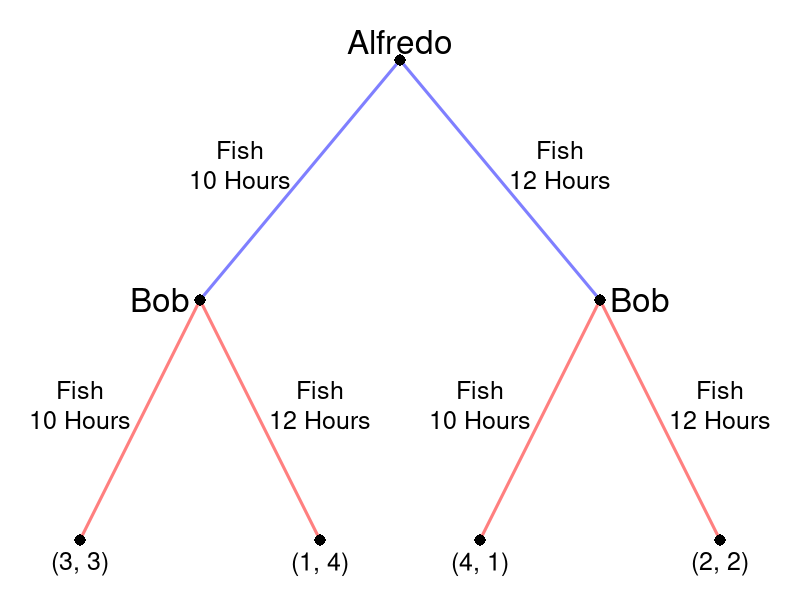

Source code (R):
require(shape)
pdf(file = "people/sequential_fishermen.pdf", width = 9, height = 7)

#Set parameters for graphics
axislabelsize <- 1.5
labelsize <- 2
actionlabelsize <- 1.5
graphlinewidth <- 3
segmentlinewidth <- 2
nodesize <- 1.5

COL <- c("#7fc97f", "#beaed4", "#fdc086", "#ffff99", "#386cb0", "#f0027f", "#bf5b17", "#666666")
COLA <- c("#99d8c9","#66c2a4","#41ae76", "#238b45", "#005824")
COLB <- c("#4eb3d3", "#2b8cbe", "#0868ac","#084081")

par(mar =  c(0, 0, 0, 0))

xlims <- c(0, 10)
ylims <- c(0, 10)

npts <- 501 
x <- seq(xlims[1], xlims[2], length.out = npts)
y <- seq(ylims[1], ylims[2], length.out = npts) 

plot(0, 0, xlim = xlims, ylim = ylims, type = "n",
     xlab = expression(paste("")),
     ylab = expression(paste("")), 
     xaxt = "n", 
     yaxt = "n", 
     cex.lab = axislabelsize, 
     bty = "n",
     xaxs="i", 
     yaxs="i")

ticksy <- seq(from = 0, to = ylims[2], by = 2)
ylabels <- seq(from = 0, to = ylims[2], by = 2)
ticksx <- seq(from = 0, to = xlims[2], by = 2)
xlabels <- seq(from = 0, to = xlims[2], by = 2)

#Branches for Alfredo
#Fish 10
segments(5, 9, 2.5, 5, lty = 1, col = rgb(0, 0, 1, 0.5), lwd = graphlinewidth)
#Fish 12
segments(5, 9, 7.5, 5, lty = 1, col = rgb(0, 0, 1, 0.5), lwd = graphlinewidth)

#Branches for Bob
#From Alfredo Fishing 10
#Bob fishes 10
segments(2.5, 5, 1, 1, lty = 1, col = rgb(1, 0, 0, 0.5), lwd = graphlinewidth)
#Bob fishes 12
segments(2.5, 5, 4, 1, lty = 1, col = rgb(1, 0, 0, 0.5), lwd = graphlinewidth)

#From Alfredo fishing 12
#Bob fishes 10
segments(7.5, 5, 6, 1, lty = 1, col = rgb(1, 0, 0, 0.5), lwd = graphlinewidth)


#Bob fishes 12
segments(7.5, 5, 9, 1, lty = 1, col = rgb(1, 0, 0, 0.5), lwd = graphlinewidth)

#Initial node
points(5, 9, pch = 16, col = "black", cex = nodesize)

#P1 Nodes
points(2.5, 5, pch = 16, col = "black", cex = nodesize)
points(7.5, 5, pch = 16, col = "black", cex = nodesize)

#P2 Terminal Nodes
points(1, 1, pch = 16, col = "black", cex = nodesize)
points(4, 1, pch = 16, col = "black", cex = nodesize)
points(6, 1, pch = 16, col = "black", cex = nodesize)
points(9, 1, pch = 16, col = "black", cex = nodesize)

text(5, 9.3, expression(paste("Alfredo")), cex = labelsize)

text(3, 7.5, expression(paste("Fish")), cex = actionlabelsize)
text(3, 7, expression(paste("10 Hours")), cex = actionlabelsize)
text(7, 7.5, expression(paste("Fish")), cex = actionlabelsize)
text(7, 7, expression(paste("12 Hours")), cex = actionlabelsize)


text(2, 5, expression(paste("Bob")), cex = labelsize)
text(1, 3.5, expression(paste("Fish")), cex = actionlabelsize)
text(1, 3, expression(paste("10 Hours")), cex = actionlabelsize)
text(4, 3.5, expression(paste("Fish")), cex = actionlabelsize)
text(4, 3, expression(paste("12 Hours")), cex = actionlabelsize)


text(8, 5, expression(paste("Bob")), cex = labelsize)
text(6, 3.5, expression(paste("Fish")), cex = actionlabelsize)
text(6, 3, expression(paste("10 Hours")), cex = actionlabelsize)
text(9, 3.5, expression(paste("Fish")), cex = actionlabelsize)
text(9, 3, expression(paste("12 Hours")), cex = actionlabelsize)

#Payoffs 
text(1, .6, expression("(3, 3)"), cex = actionlabelsize)
text(4, .6, expression("(1, 4)"), cex = actionlabelsize)
text(6, .6, expression("(4, 1)"), cex = actionlabelsize)
text(9, .6, expression("(2, 2)"), cex = actionlabelsize)

dev.off()
